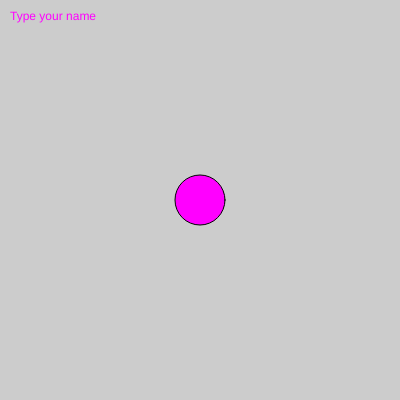
Frame 1 (no input)
Frame 60 (no input): identical to frame 1, image omitted
Frame 120 (the mouse pressed at the canvas centre since frame 60): identical to frame 1, image omitted

The p5.js sketch that drew this single still picture (run headless with seeded random() and noise() and a simulated clock; from frame 60 on, the mouse is pressed at the canvas centre):

// p5.js sketch
// ── sketch.js
var bgcolor;
var button;
var slider;
var nameInput;
var nameP;

function setup() 
{
	createCanvas(400,400);  
	bgcolor = color(204);
	nameP = createP('Your name');

	nameP.mouseOver(overpara);	//when mouse hovers over the specified element on webpage 
	nameP.mouseOut(outpara);	//when mouse exits hovering the specified element on webpage=


	button = createButton("Change background");
	button.mousePressed(changeColor);
	slider = createSlider(10,100,50);		//createSlider(min,max,initial);
	nameInput = createInput('Type your name');

	//nameInput.changed(updateText);		//triggers when given element(nameInput here) changes
	nameInput.input(updateText);
}

function updateText()
{
	nameP.html(nameInput.value());		
}

function overpara()		//we need to close the events which overwrite the function calls made in setup
{
	nameP.html("Your mouse is over me");
}

function outpara()		//we need to close the events which overwrite the function calls made in setup
{
	nameP.html("Your mouse is out");
}

function changeColor()
{	
	bgcolor = color(random(255),random(255),random(255));
}


function draw() 
{
	background(bgcolor);
	noFill();
	fill(255,0,255);
	ellipse(200,200,slider.value(),slider.value());
	//nameP.html(input.value());	//we need to close the events which overwrite the function calls made in setup
	text(nameInput.value(),10,20);		//syntax:text(your_text,x co-ordinate,y co-ordinate);
}
